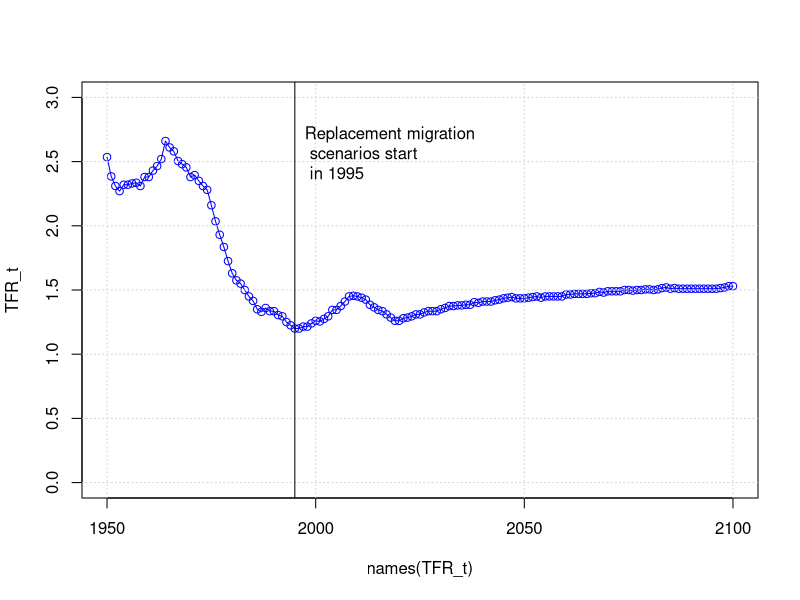
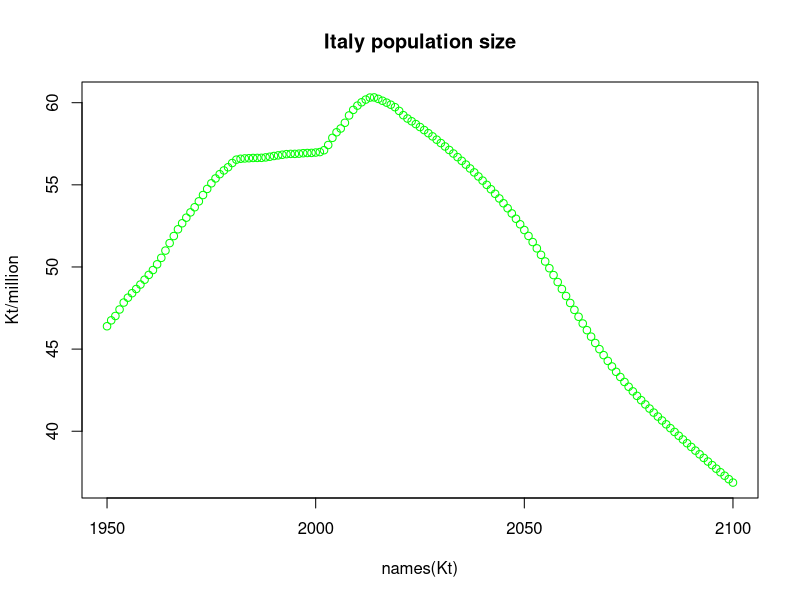
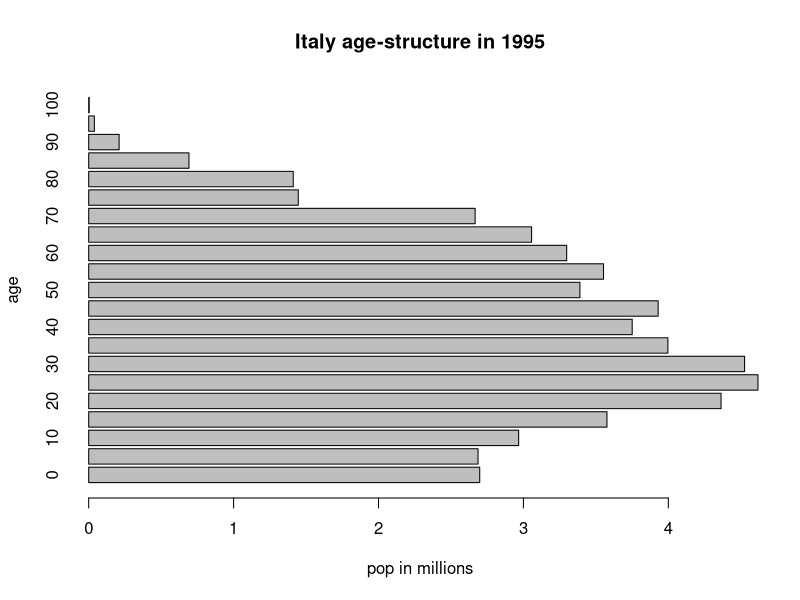

Write the R code that produced these figures, in order.
## ---- chunk 1
library(data.table) ## the package we use to read in and restructure the data
dt <- fread("./nFx.csv") ## we'll use the name "dt" as a placeholder
## restrict to one country
my_location = "Italy" ## you can change this to do a different country
mydt <- dt[Location == my_location] ## restricts data to this country
head(mydt) ## to see the structure of the raw data
 ## finally we create a matrix using the xtabs() functions with formula interface
nFxt <- mydt[, xtabs(nFx ~ x + t)] ## produces a table with rows age x and columns period t.
print(nFxt[1:5, 1:5])
## ---- chunk 2
TFR_t = colSums(nFxt)*5
## ---- chunk 3
plot(names(TFR_t), TFR_t, type = 'o', col = "blue", ylim = c(0, 3))
grid()
abline(v = 1995)
text(x = 1995, y = 2.5, "Replacement migration\n scenarios start\n in 1995", pos = 4)
## ---- chunk 4
## we repeat what we did for fertility nFx with mortality nLx
library(data.table)
##
dt <- fread("./nLx.csv") ## we'll use the name "dt" as a placeholder
## restrict to one country
mydt <- dt[Location == my_location]
head(mydt)
##
## and finally we'll create a matrix using the xtabs() functions with formula interface
nLxt <- mydt[, xtabs(nLx ~ x + t)] ## produces a table with rows age x and columns period t.
##
print(nLxt[1:5, 1:5])
## ---- chunk 5
library(data.table)
dt <- fread("./nKx.csv") ## we'll use the name "dt" as a placeholder
## restrict to one country
mydt <- dt[Location == my_location]
head(mydt)
## and finally we'll create a matrix using the xtabs() functions with formula interface
nKxt <- mydt[, xtabs(nKx ~ x + t)] ## produces a table with rows age x and columns period t.
print(nKxt[1:5, 1:5])
## ---- chunk 6
Kt = colSums(nKxt)
million = 10^6
plot(names(Kt), Kt/million, col = "green")
title(paste(my_location, "population size"))
## ---- chunk 7
nKx_zero = nKxt[,"1995"]/million
barplot(nKx_zero, horiz = T, xlab = "pop in millions", ylab = "age")
title(paste(my_location, "age-structure in 1995"))
## ---- chunk 8
get_old_age_support_ratio <- function(nKx, x = seq(0,100, 5)) 
{
  workers = sum(nKx[x %in% 15:64])
  old = sum(nKx[x > 64])
  young = sum(nKx[x < 15])
  oasr = workers/old
  return(oasr)
}

oasr_zero = get_old_age_support_ratio(nKx_zero) # we're using "zero" to denote our starting population
print(oasr_zero)
## ---- chunk 9
## get the nLx's for 1995, with 5 year age groups for all groups.
nLx_raw = nLxt[,"1995"] 
nLx = c(sum(nLx_raw[1:2]), nLx_raw[-(1:2)]) ## this combines the 0- and 1-4 age groups.
## ---- chunk 10
r.vec = seq(-.02, .03, .001)
oasr.vec <- NULL
x = seq(0, 100, 5)
for (i in 1:length(r.vec))
{
  this_r = r.vec[i]
  this_oasr = get_old_age_support_ratio(nLx * exp(-x*this_r))
  ## note: we can leave out b for the ratio because it cancels in the numerator and denominator
  oasr.vec[i] = this_oasr ## save result
}  
print(cbind(r.vec, oasr.vec))
## ---- chunk 11
my_r = 0.7/100
my_generation = 30
my_prop_female = 0.4886
my_approx_TFR = exp(my_r * my_generation)/ my_prop_female
print(my_approx_TFR)
